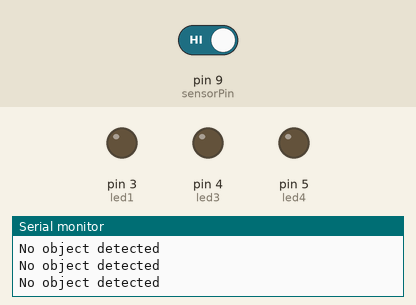
Bench run of a sketch on a simulated Arduino Uno, built with avr-gcc and run on an emulated ATmega328P. Shown: output pins drawn as LEDs (lit = HIGH), the last lines printed to the serial monitor. The inputs (shaded band) are chosen by the test bench; at power-on: pin 9 (sensorPin) HIGH.

Above: at 2.8 s.
2.9 s: pin 9 (sensorPin) driven LOW
At 3.9 s:
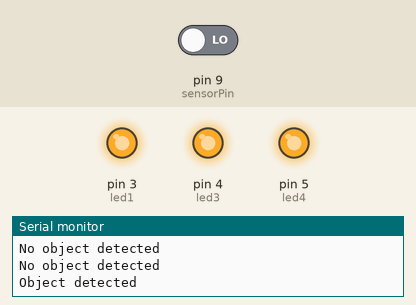
4.5 s: pin 9 (sensorPin) driven HIGH
At 5.4 s:
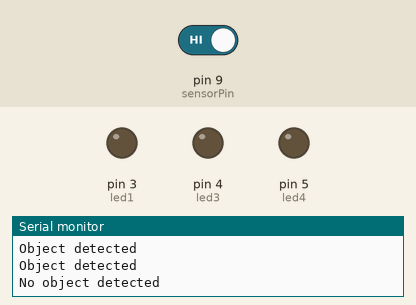
Timing chart, 0 to 7.5 s (numbered marks = the images above; inputs shaded):
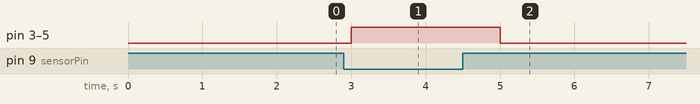

The sketch:

IR.ino
```cpp
const int sensorPin = 9;
const int led1 = 3;
const int led2 = 3;
const int led3 = 4;
const int led4 = 5;
const int led5 = 6;
const int led6 = 7;

void setup() {
  Serial.begin(115200);

  pinMode(sensorPin, INPUT);
  pinMode(led1, OUTPUT);
  pinMode(led2, OUTPUT);
  pinMode(led3, OUTPUT);
  pinMode(led4, OUTPUT);


}

void loop() {
  int sensorValue = digitalRead(sensorPin);

  if (sensorValue == LOW) {
    Serial.println("Object detected");
    digitalWrite(led1, HIGH);
    digitalWrite(led2, HIGH);
    digitalWrite(led3, HIGH);
    digitalWrite(led4, HIGH);
    digitalWrite(led5, HIGH);
    digitalWrite(led6, HIGH);

  }

  else {
  Serial.println("No object detected");
    digitalWrite(led1, LOW);
    digitalWrite(led2, LOW);
    digitalWrite(led3, LOW);
    digitalWrite(led4, LOW);
    digitalWrite(led5, LOW);
    digitalWrite(led6, LOW);
}

delay(1000);
}
```

Measured:
- after the input at 2.9 s, pin 3 (led1), pin 4 (led3), pin 5 (led4): LOW → HIGH after 0.10 s
- after the input at 4.5 s, pin 3 (led1), pin 4 (led3), pin 5 (led4): HIGH → LOW after 0.50 s
